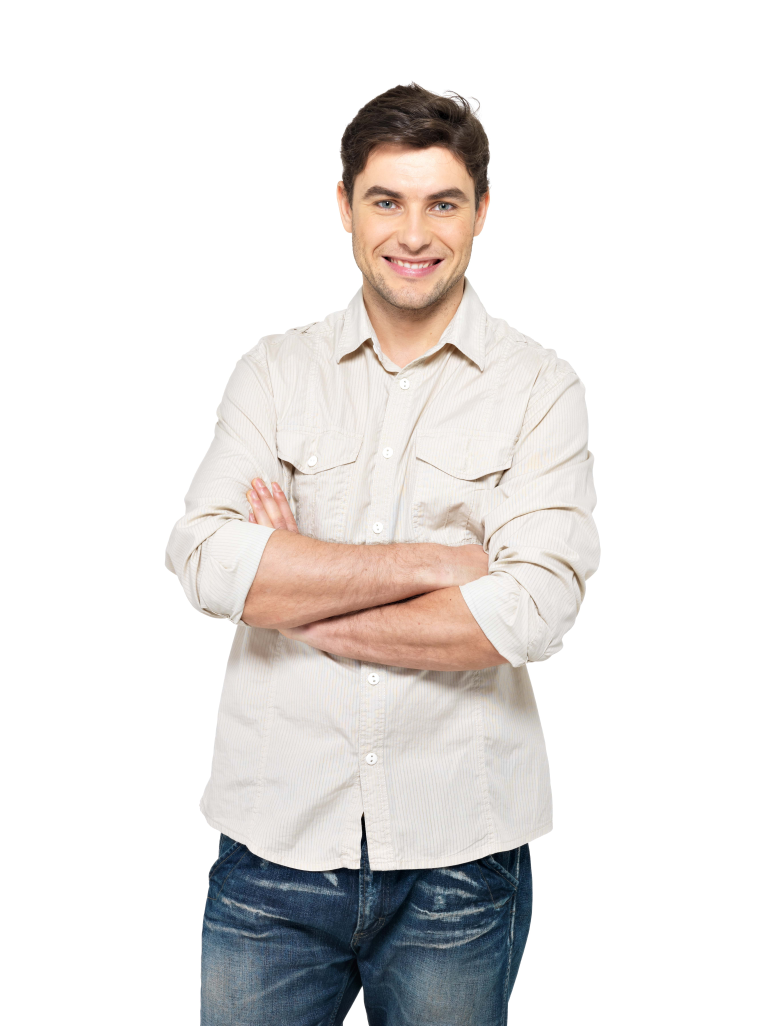
#> input picture input_images/Input_Image.jpg, 5412 x 7180 px (shown at 1/7 size); its folder holds only this picture in this run
$ python resize_images.py
#> lines starting #> are read from the running program, lines starting #| are printed output that depends on the picture
import os
from PIL import Image

def resize_images(input_folder, output_folder, width=768, height=1024):
    # Create output folder if it doesn't exist
#> called with input_folder = 'input_images', output_folder = 'output_images', width = 768, height = 1024
    if not os.path.exists(output_folder):
        os.makedirs(output_folder)

    # Get list of files in input folder
    files = os.listdir(input_folder)

    # Iterate through each file
    for file_name in files:
        input_path = os.path.join(input_folder, file_name)

        # Check if file is an image (jpg or png)
        if file_name.lower().endswith(('.jpg', '.jpeg', '.png')):
            # Open image
            image = Image.open(input_path)
#> image is the input picture: PIL image 5412x7180 RGB; mean R, G, B 231.8, 228.7, 227.2

            # Resize image without visible stretching effect
            resized_image = image.resize((width, height), Image.LANCZOS)
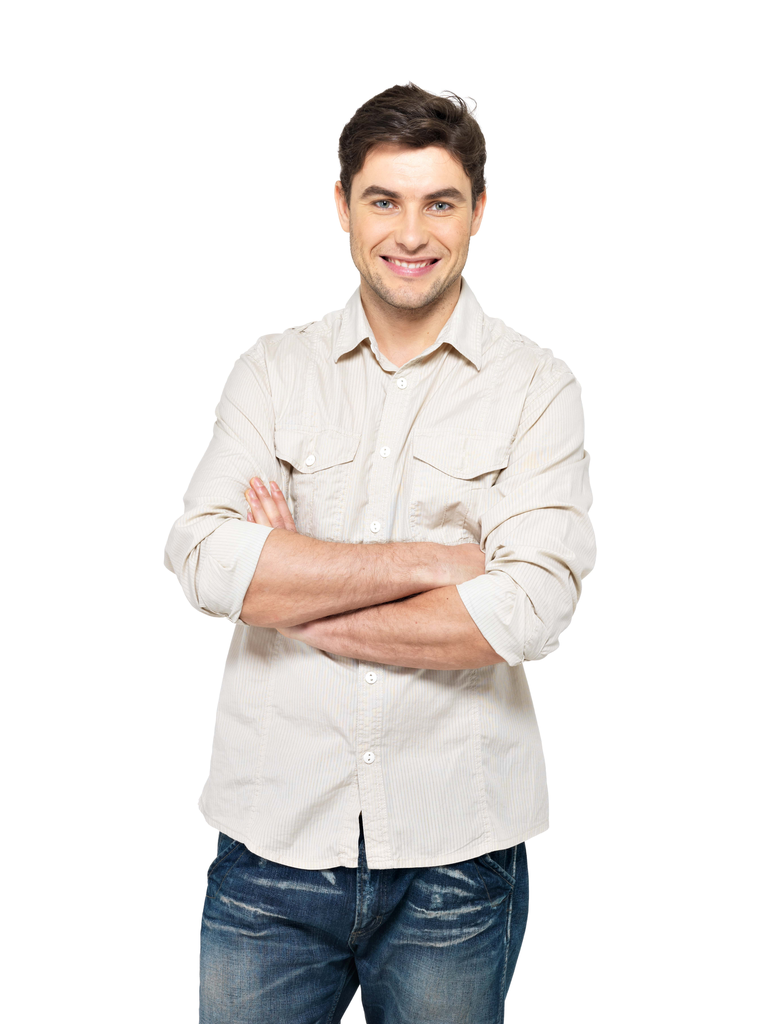
#> resized_image: PIL image 768x1024 RGB; mean R, G, B 231.8, 228.7, 227.2

            # Save resized image
            output_path = os.path.join(output_folder, file_name)
            resized_image.save(output_path)
            print(f"Resized {file_name} and saved as {output_path}")

# Example usage:
input_folder = "input_images"
output_folder = "output_images"
resize_images(input_folder, output_folder)
